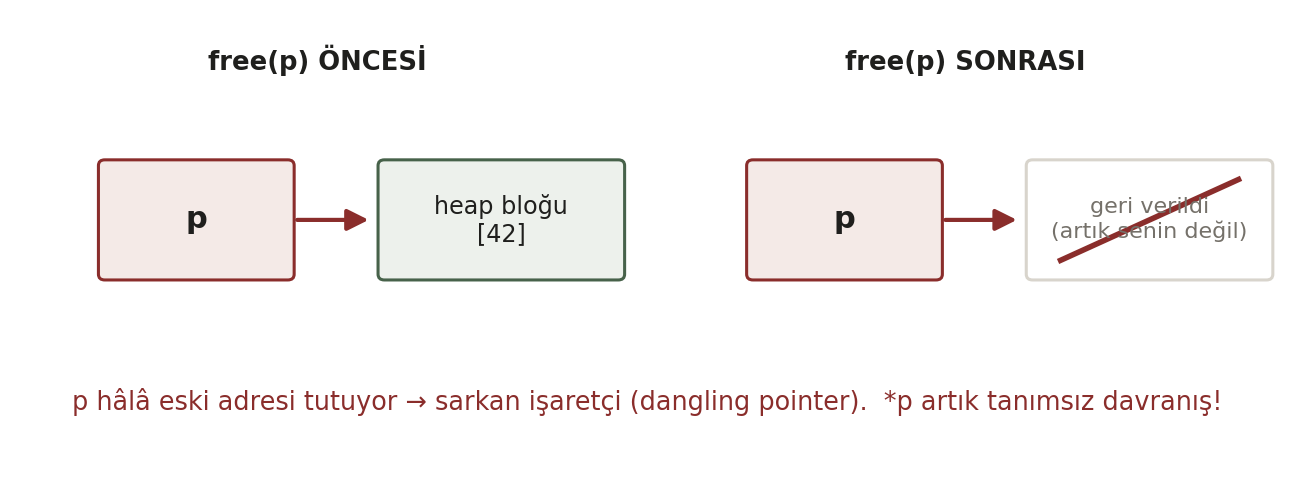
#> input picture gorseller/b02_dangling.png, 1294 x 486 px, given as the content of the folder build/preview_b../gorseller/b02_dangling.png, which was not available
$ python contact.py ../gorseller/b02_dangling.png
#> lines starting #> are read from the running program, lines starting #| are printed output that depends on the picture
import sys, os
from PIL import Image, ImageDraw
n=sys.argv[1]; prev=f"build/preview_b{n}"; import re; files=sorted(os.listdir(prev), key=lambda f: int(re.sub(r"[^0-9]","",f) or 0))
imgs=[Image.open(os.path.join(prev,f)).convert("RGB") for f in files]
cols=8; tw=150; th=int(imgs[0].size[1]*tw/imgs[0].size[0]); rows=(len(imgs)+cols-1)//cols; pad=4
#> after `th = int(imgs[0].size[1] * tw / imgs[0].size[0])`: th = 56
#> after `rows = (len(imgs) + cols - 1) // cols`: rows = 1
s=Image.new("RGB",(cols*tw+(cols+1)*pad, rows*th+(rows+1)*pad),"#c8c8c8"); d=ImageDraw.Draw(s)
#> after `s = Image.new('RGB', (cols * tw + (cols + 1) * pad, rows * th + (rows `: s: PIL image 1236x64 RGB; every value is 200
for i,im in enumerate(imgs):
    r,c=divmod(i,cols); x=pad+c*(tw+pad); y=pad+r*(th+pad); s.paste(im.resize((tw,th)),(x,y)); d.text((x+2,y+2),str(i+1),fill="red")
#> this loop made 1 pass
#> (r, c, x, y) on pass 1: (0, 0, 4, 4)
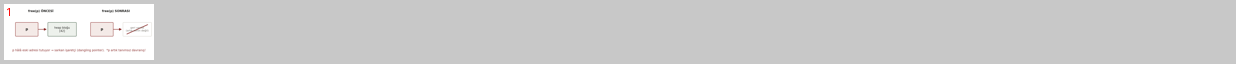
#> s: PIL image 1236x64 RGB; mean R, G, B 205.1, 204.8, 204.8
s.save(f"build/b{n}_contact.png"); print(len(imgs))
#| 1

$ run again, on gorseller/b09_rehash.png
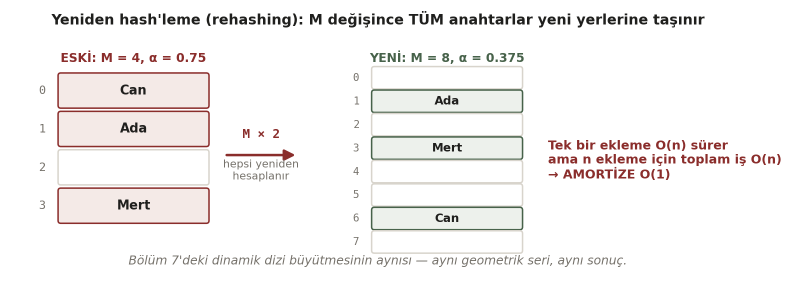
#> input picture gorseller/b09_rehash.png, 1575 x 578 px, given as the content of the folder build/preview_b../gorseller/b09_rehash.png, which was not available (shown at 1/2 size)
#> rows = 1
#> the loop `for i,im in enumerate(imgs):` made 1 pass
#> (r, c, x, y) on pass 1: (0, 0, 4, 4)
#> after the loop `for i,im in enumerate(imgs):`:
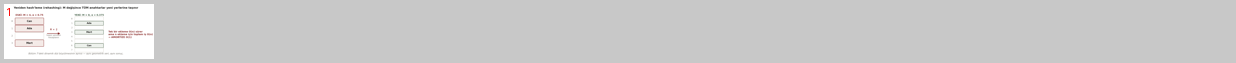
#> s: PIL image 1236x63 RGB; mean R, G, B 204.7, 204.4, 204.4
#| 1

$ run again, on gorseller/b11_liste.png
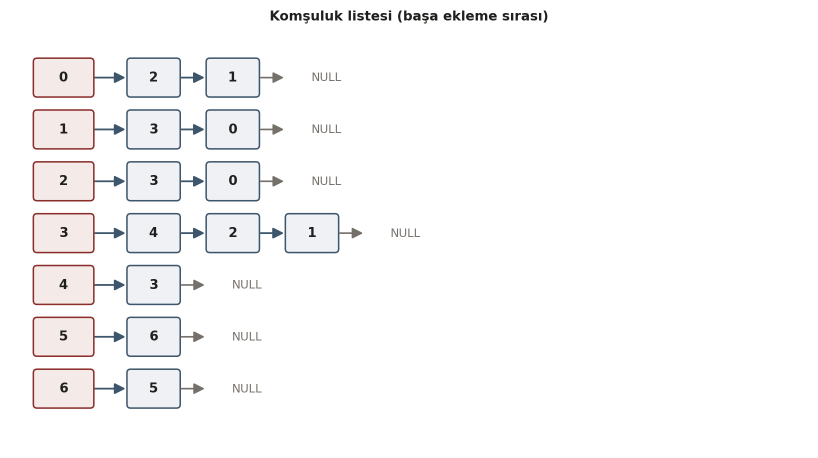
#> input picture gorseller/b11_liste.png, 1636 x 916 px, given as the content of the folder build/preview_b../gorseller/b11_liste.png, which was not available (shown at 1/2 size)
#> rows = 1
#> the loop `for i,im in enumerate(imgs):` made 1 pass
#> (r, c, x, y) on pass 1: (0, 0, 4, 4)
#> after the loop `for i,im in enumerate(imgs):`:
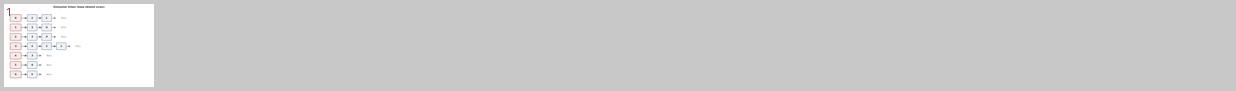
#> s: PIL image 1236x91 RGB; mean R, G, B 205.4, 205.3, 205.4
#| 1
